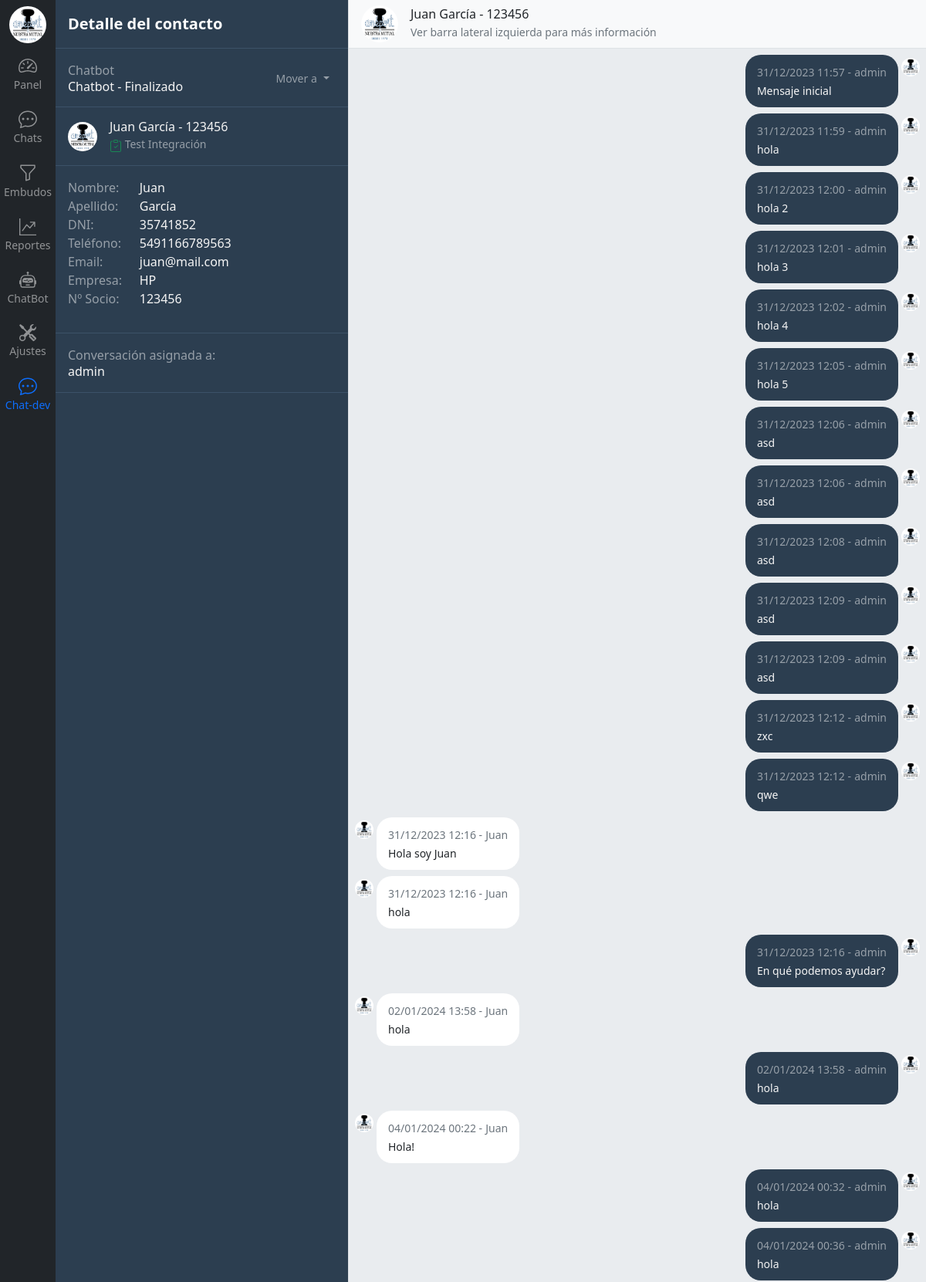
/contacto/chat/1/ (signed in, upper part), run on the app's committed database.
### chat/models.py (models this page shows, shortened)
class SectorTarea(models.Model):
    sector = models.ForeignKey(Sector, on_delete=models.CASCADE)
    nombre = models.CharField(max_length=100)
    activo = models.BooleanField()  # Para que no se pierda las asignadas a un mensaje anterior si sacan una tarea
    def __str__(self):
        return f'{self.sector} - {self.nombre}'
    class Meta:
        verbose_name_plural = 'Sectores tareas'

class Sector(models.Model):
    nombre = models.CharField(max_length=100)
    def __str__(self):
        return self.nombre
    class Meta:
        verbose_name_plural = 'Sectores'

class Contacto(models.Model):
    nombre = models.CharField(max_length=100, null=True)
    apellido = models.CharField(max_length=100, null=True)
    dni = models.CharField(max_length=11, null=True)
    telefono = models.CharField(max_length=30)
    email = models.EmailField(max_length=60, null=True)
    empresa = models.CharField(max_length=100, null=True)
    nro_socio = models.PositiveIntegerField(null=True)

class Integracion(models.Model):
    nombre = models.CharField(max_length=100)
    activo = models.BooleanField()
    class Meta:
        verbose_name_plural = 'Integraciones'

class Mensaje(models.Model):
    contacto_integracion = models.ForeignKey(ContactoIntegracion, related_name='mensajes', on_delete=models.CASCADE)
    usuario = models.ForeignKey(User, related_name='mensajes', on_delete=models.CASCADE, null=True)
    contenido = models.TextField()
    id_integracion = models.CharField(max_length=25, null=True, blank=True)  # ID del mensaje de la integración para citarlo
    recibido = models.DateTimeField(null=True)  # Verificar con la API
    leido = models.DateTimeField(null=True)  # Verificar con la API
    fecha_hora = models.DateTimeField(auto_now_add=True)
    class Meta:
        ordering = ('fecha_hora',)
        verbose_name_plural = 'Mensajes'

### chat/views.py (the view)
# urls.py: path('chat/<int:id>/', views.chat, name='chat'),
@login_required
def chat(request, id):
    contacto = get_object_or_404(Contacto.objects.prefetch_related('contacto_integraciones__integracion'), id=id)
    contacto_integracion = contacto.contacto_integraciones.first()
    integracion = contacto_integracion.integracion.nombre
    contacto_tarea = contacto_integracion.contacto_tareas.first()
    sector_tarea = contacto_tarea.sector_tarea
    sectores = Sector.objects.prefetch_related('sectortarea_set').all()
    contacto_mensajes = Mensaje.objects.filter(contacto_integracion__contacto=contacto)  # Ver cómo manejar esto si hay muchos mensajes
    contactos = Contacto.objects.annotate(
        last_message_content=Subquery(
            Mensaje.objects.filter(contacto_integracion=OuterRef('pk')).values('contenido').order_by('-fecha_hora')[:1]
        ),
        last_message_date=Subquery(
            Mensaje.objects.filter(contacto_integracion=OuterRef('pk')).values('fecha_hora').order_by('-fecha_hora')[:1]
        ),
        last_message_user=Subquery(
            Mensaje.objects.filter(contacto_integracion=OuterRef('pk')).values('usuario__username').order_by('-fecha_hora')[:1]
        )
    )
    context = {
        'contacto': contacto,
        'contacto_mensajes': contacto_mensajes,
        'contactos': contactos,
        'integracion': integracion,
        'sector_tarea': sector_tarea,
        'embudos': sectores,
        'usuario_asignado': contacto_tarea.usuario,
        'debug': DEBUG
    }
    if re.search('/contacto/chat-dev/', request.path):  # Para Tests
        return render(request, 'chat/chatsdev.html', context)
    else:
        return render(request, 'chat/detalle_chat.html', context)

### templates/chat/detalle_chat.html (shortened to what this page needs)
{% extends 'base.html' %}
{% load static %}
{% load humanize %}
{% block content %}
{% include 'navbar.html' %}
  <div class="d-flex flex-column align-items-stretch flex-shrink-0 bg-union border-end" style="width: 380px;">
    <div class="d-flex align-items-center flex-shrink-0 p-3 border-bottom border-union">
      <span class="fs-5 fw-semibold text-white">Detalle del contacto</span>
    </div>
    <div id="room-list" class="list-group list-group-flush h-100">
      <div class="d-flex justify-content-between align-items-center gap-3 p-3 border-bottom border-union">
        <div>
          <p class="m-0 text-white-50">{{ sector_tarea.sector }}</p>
          <h6 class="m-0">{{ sector_tarea }}</h6>
        </div>
        <div>
          <div class="dropdown scroll-white">
            <button class="btn py-0 px-2 dropdown-toggle text-white-50" type="button" data-bs-toggle="dropdown" aria-expanded="false" style="border: none !important; outline: none;">
              <small class="text-white-50">Mover a</small>
            </button>
          </div>
        </div>
      </div>
      <div class="d-flex align-items-center gap-3 p-3 border-bottom border-union">
        <img src="{% static 'img/logo.png' %}" alt="ameport_logo" width="38" height="38" class="rounded-circle">
        <div>
          {% if contacto.nombre %}
              <h6 class="m-0">{{ contacto.nombre }} {{ contacto.apellido}} - {{ contacto.nro_socio }}</h6>
          {% else %}
              <h6 class="m-0">{{ contacto.telefono }}</h6>
          {% endif %}
          <p class="m-0 text-white-50">
            <small>
              {{ integracion }} Integración
            </small>
          </p>
        </div>
      </div>
      <div class="p-3 border-bottom border-union">
          <div class="row mb-3">
            <div class="col-3 m-0 text-white-50">Nombre: </div>
            <div class="col-9 m-0">{{ contacto.nombre }}</div>
            <div class="col-3 m-0 text-white-50">Apellido: </div>
            <div class="col-9 m-0">{{ contacto.apellido }}</div>
            <div class="col-3 m-0 text-white-50">DNI: </div>
            <div class="col-9 m-0">{{ contacto.dni }}</div>
            <div class="col-3 m-0 text-white-50">Teléfono: </div>
            <div class="col-9 m-0">{{ contacto.telefono }}</div>
            <div class="col-3 m-0 text-white-50">Email: </div>
            <div class="col-9 m-0">{{ contacto.email }}</div>
            <div class="col-3 m-0 text-white-50">Empresa: </div>
            <div class="col-9 m-0">{{ contacto.empresa }}</div>
            <div class="col-3 m-0 text-white-50">Nº Socio: </div>
            <div class="col-9 m-0">{{ contacto.nro_socio }}</div>
          </div>
      </div>
      <div class="d-flex justify-content-between align-items-center gap-3 p-3 border-bottom border-union">
        <div>
          <p class="m-0 text-white-50">Conversación asignada a:</p>
          <h6 class="m-0">{{ usuario_asignado }}</h6>
        </div>
      </div>
    </div>
  </div>
  {% if contacto_mensajes %}
    {% include 'chat/components/caja_chat.html' %}
  {% else %}
    <div class="flex-grow-1 d-flex align-items-center justify-content-center bg-body-tertiary">
      <p class="text-secondary">Seleccione un chat para enviar mensajes</p>
    </div>
  {% endif %}
{% endblock %}

### templates/chat/components/caja_chat.html (shortened to what this page needs)
{% load static %}
<div class="d-flex flex-column justify-content-between w-100 scroll-white position-relative">
    <div class="d-flex align-items-center gap-3 text-decoration-none p-3 border-bottom bg-body-tertiary" style="height: 63px">
      <img src="{% static 'img/logo.png' %}" alt="ameport_logo" width="48" height="48" class="rounded-circle">
      <div>
        {% if contacto.nombre %}
            <h6 class="m-0">{{ contacto.nombre }} {{ contacto.apellido}} - {{ contacto.nro_socio }}</h6>
        {% else %}
            <h6 class="m-0">{{ contacto.telefono }}</h6>
        {% endif %}
        <p class="m-0 text-secondary"><small>Ver barra lateral izquierda para más información</small></p>
      </div>
    </div>
    <div id="chat-messages" class="d-flex flex-column gap-2 bg-body-secondary p-2 h-100 overflow-y-scroll">
        {% for mensaje in contacto_mensajes %}
            {% if test %}
                {% if mensaje.usuario %}
                    {% include 'chat/components/caja_chat_mensaje_izq.html' %}
                {% else %}
                   {% include 'chat/components/caja_chat_mensaje_der.html' %}
                {% endif %}
            {% else %}
                {% if mensaje.usuario %}
                    {% include 'chat/components/caja_chat_mensaje_der.html' %}
                {% else %}
                    {% include 'chat/components/caja_chat_mensaje_izq.html' %}
                {% endif %}
            {% endif %}
        {% endfor %}
    </div>
</div>

### templates/chat/components/caja_chat_mensaje_der.html (shortened to what this page needs)
{% load static %}
<div style="max-width: 60%;" class="align-self-end d-flex flex-column">
    <div class="d-flex flex-row-reverse gap-1 ">
        <img src="{% static 'img/logo.png' %}" alt="" width="24" height="24" class="mt-1 rounded-circle">
        <div class="bg-union caja-mensaje-chat">
            <div>
                <small class="text-white-50">{{ mensaje.fecha_hora|date:"d/m/Y" }} {{ mensaje.fecha_hora|time:"H:i" }} -</small>
                <small class="text-white-50">
                    {% if mensaje.usuario %}
                        {{ mensaje.usuario }}
                    {% else %}
                        {{ contacto.nombre }}
                    {% endif %}
                </small>
            </div>
            <small>{{ mensaje.contenido }}</small>
        </div>
    </div>
</div>

### templates/chat/components/caja_chat_mensaje_izq.html (shortened to what this page needs)
{% load static %}
<div style="max-width: 60%;" class="align-self-start d-flex flex-column">
    <div class="d-flex gap-1 ">
        <img src="{% static 'img/logo.png' %}" alt="" width="24" height="24" class="mt-1 rounded-circle">
        <div class="bg-white caja-mensaje-chat">
            <div>
                <small class="text-secondary">{{ mensaje.fecha_hora|date:"d/m/Y" }} {{ mensaje.fecha_hora|time:"H:i" }} -</small>
                <small class="text-secondary">
                    {% if mensaje.usuario %}
                        {{ mensaje.usuario }}
                    {% else %}
                        {{ contacto.nombre }}
                    {% endif %}
                </small>
            </div>
            <small>{{ mensaje.contenido }}</small>
        </div>
    </div>
</div>

### static/css/style.css (style rules this page uses)
:root { --primary-color: rgb(44, 62, 80); --primary-hover-color: #3c5268; }
.bg-union { background-color: var(--primary-color); color: #f5f5f5; }
.border-union { border-bottom-color: var(--primary-hover-color) !important; }
.caja-mensaje-chat { padding: 10px 15px; border-radius: 20px; }
.scroll-white > * { scrollbar-width: auto; scrollbar-color: #ccc var(--primary-color); }

### data on the page
SectorTarea: sector "Chatbot", sector+nombre "Chatbot - Finalizado"
Contacto: nombre "Juan", apellido "García", nro_socio "123456", dni "35741852", telefono "5491166789563", email "juan@mail.com", empresa "HP"
Integracion: nombre "Test"
Mensaje: fecha_hora "31/12/2023", fecha_hora "11:57", usuario "admin", contenido "Mensaje inicial"
Mensaje: fecha_hora "31/12/2023", fecha_hora "11:59", usuario "admin", contenido "hola"
Mensaje: fecha_hora "31/12/2023", fecha_hora "12:00", usuario "admin", contenido "hola 2"
Mensaje: fecha_hora "31/12/2023", fecha_hora "12:01", usuario "admin", contenido "hola 3"
Mensaje: fecha_hora "31/12/2023", fecha_hora "12:02", usuario "admin", contenido "hola 4"
Mensaje: fecha_hora "31/12/2023", fecha_hora "12:05", usuario "admin", contenido "hola 5"
Mensaje: fecha_hora "31/12/2023", fecha_hora "12:06", usuario "admin", contenido "asd"
Mensaje: fecha_hora "31/12/2023", fecha_hora "12:06", usuario "admin", contenido "asd"
Mensaje: fecha_hora "31/12/2023", fecha_hora "12:08", usuario "admin", contenido "asd"
Mensaje: fecha_hora "31/12/2023", fecha_hora "12:09", usuario "admin", contenido "asd"
Mensaje: fecha_hora "31/12/2023", fecha_hora "12:09", usuario "admin", contenido "asd"
Mensaje: fecha_hora "31/12/2023", fecha_hora "12:12", usuario "admin", contenido "zxc"
Mensaje: fecha_hora "31/12/2023", fecha_hora "12:12", usuario "admin", contenido "qwe"
Mensaje: fecha_hora "31/12/2023", fecha_hora "12:16", contenido "Hola soy Juan"
Mensaje: fecha_hora "31/12/2023", fecha_hora "12:16", contenido "hola"
Mensaje: fecha_hora "31/12/2023", fecha_hora "12:16", usuario "admin", contenido "En qué podemos ayudar?"
Mensaje: fecha_hora "02/01/2024", fecha_hora "13:58", contenido "hola"
Mensaje: fecha_hora "02/01/2024", fecha_hora "13:58", usuario "admin", contenido "hola"
Mensaje: fecha_hora "04/01/2024", fecha_hora "00:22", contenido "Hola!"
Mensaje: fecha_hora "04/01/2024", fecha_hora "00:32", usuario "admin", contenido "hola"
Mensaje: fecha_hora "04/01/2024", fecha_hora "00:36", usuario "admin", contenido "hola"

### other printed values
{{ usuario_asignado }} "admin"
